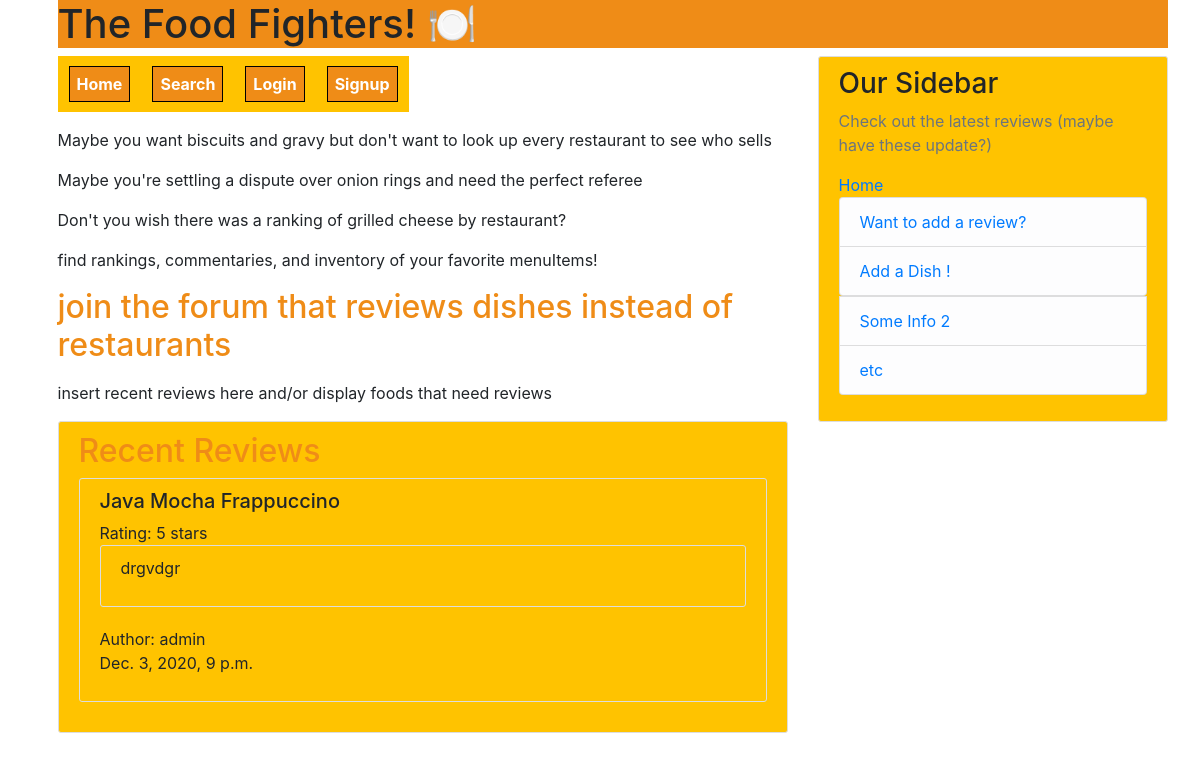
The app's page /, older data.
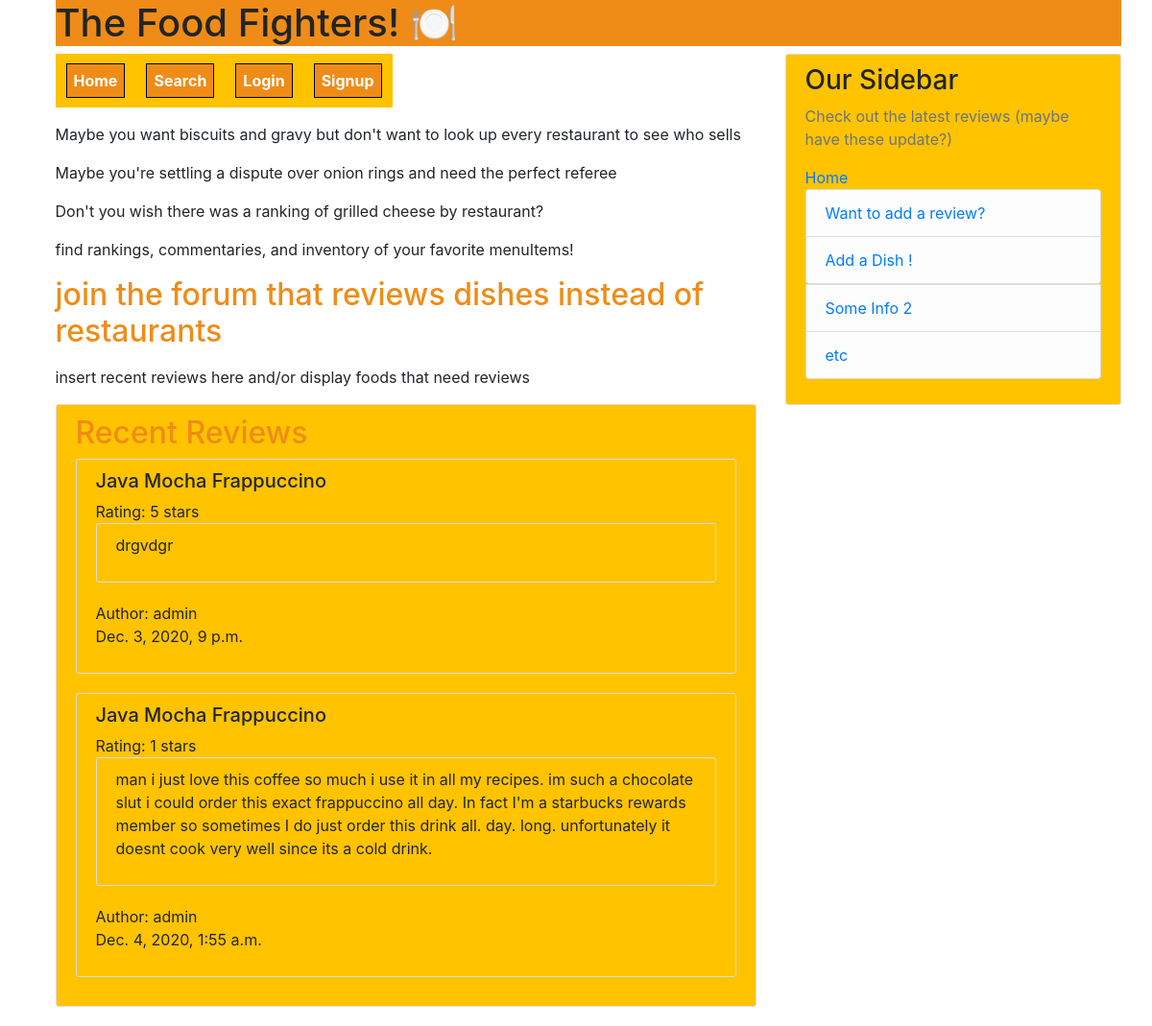
The same page, newer data.
### reviews/models.py (models this page shows, shortened)
class Review(models.Model):
    stars = [
        (1, '1 star'),
        (2, '2 stars'),
        (3, '3 stars'),
        (4, '4 stars'),
        (5, '5 stars'),
    ]
    dish = models.ForeignKey(Dish, on_delete=models.CASCADE)
    restaurant = models.ForeignKey(Restaurant, on_delete=models.CASCADE)
    review_text = models.TextField()
    rating = models.PositiveIntegerField(choices=stars)
    date_posted = models.DateTimeField(default=timezone.now)
    author = models.ForeignKey(User, on_delete=models.CASCADE)
    class Meta:
        verbose_name_plural = "reviews"
        constraints = [
            models.UniqueConstraint(fields=['author','dish','restaurant'], name='oneVote')
        ]

### dishes/models.py (models this page shows)
class Dish(models.Model):
    title = models.CharField(max_length=50, blank=False, null=False)
    resID = models.ForeignKey(Restaurant, on_delete=models.CASCADE)
    price = models.DecimalField(decimal_places=2,max_digits=10000)
    description = models.TextField(blank=False, null=False)
    numReviews = models.IntegerField(default=0)
    class Meta:
        verbose_name_plural = "dishes"
        constraints = [
            models.UniqueConstraint(fields=['title','resID'], name='menuItem')
        ]
    def __str__(self):
        return self.title

### theDopestDishProject/urls.py (the view)
# urls.py: path('', home_view, name='home'),     #display recent reviews, short blurb, login/signup options, to link to home.html we add name='home'
def home_view(request,*args,**kwargs):
    print(request.user.is_authenticated)
    reviewList = Review.objects.all()
    context = {
    'reviewList':reviewList
    }
    return render(request,"home.html", context)

### templates/home.html (shortened to what this page needs)
{% extends 'base.html' %}
{% block content %}
<head>
</head>
<p>Maybe you want biscuits and gravy but don't want to look up every restaurant to see who sells</p>
 <p>Maybe you're settling a dispute over onion rings and need the perfect referee</p>
 <p>Don't you wish there was a ranking of grilled cheese by restaurant?</p>
 <p>find rankings, commentaries, and inventory of your favorite menuItems!</p>
 <h2>join the forum that reviews dishes instead of restaurants</h2>
 <p>insert recent reviews here and/or display foods that need reviews</p>
 <div class="content-section">
   <h2>Recent Reviews</h2>
   {% for post in reviewList %}
   <div class="content-section">
  <h5>{{post.dish}} </h5>
   <p1>Rating: {{post.rating}} stars</p1>
   <div class="content-section">
     <p>{{post.review_text}}</p>
     </div>
     <p1>Author: {{post.author}} </p1>
     <p>{{post.date_posted}} </p>
     </div>
       {% endfor %}
 </div>
{% endblock %}

### templates/base.html (shortened to what this page needs)
<!doctype html>
<html lang="en">
  <head>
    <link rel="stylesheet" href="https://stackpath.bootstrapcdn.com/bootstrap/4.3.1/css/bootstrap.min.css">
  </head>
  <body>
    <main role="main" class="container">
        <h1 class="header-section">The Food Fighters! 🍽️</h1>
        <div class="row">
            <div class="col-md-8">
                {% include 'navbar.html' %}
                {% block content %}{% endblock %}
            </div>
            <div class="col-md-4">
                <div class="content-section">
                    <h3>Our Sidebar</h3>
                    <p class='text-muted'>Check out the latest reviews (maybe have these update?)
                    <ul class="list-group">  <th><a href="{% url 'home' %}">Home</a></th>
                      <div>
                        {% if user.is_authenticated %}
                        <li class="list-group-item list-group-item-light"><a href="{% url 'review-create' %}">Want to add a review?</a></li>
                        <li class="list-group-item list-group-item-light"><a href="{% url 'dish-create' %}">Add a Dish !</a></li>
                        {% else %}
                        <li class="list-group-item list-group-item-light"><a href="{% url 'signup' %}">Want to add a review?</a></li>
                        <li class="list-group-item list-group-item-light"><a href="{% url 'signup' %}">Add a Dish !</a></li>
                        {% endif %}
                      </div>
                        <li class="list-group-item list-group-item-light"><a href="{% url 'home' %}">Some Info 2</a></li>
                        <li class="list-group-item list-group-item-light"><a href="{% url 'home' %}">etc</a></li>
                    </ul>
                    </p>
                </div>
            </div>
        </div>
    </main>
  </body>
</html>

### templates/navbar.html (shortened to what this page needs)
<head>
</head>
<nav>
  <table>
      <tr>
    <th><a href="{% url 'home' %}">Home</a></th>
    <th><a href="{% url 'search' %}">Search</a></th>
        <div>
          {% if user.is_authenticated %}
          <th><a href="{% url 'profile' %}">Profile</a></th>
          <th><a href="{% url 'logout' %}">Logout</a></th>
          {% else %}
          <th><a href="{% url 'login' %}">Login</a></th>
          <th><a href="{% url 'signup' %}">Signup</a></th>
          {% endif %}
        </div>
    </tr>
    </table>
</nav>

### templates/base.html (style rules this page uses)
body { padding-left: 25px; }
h2 { color: #EF8C17; }
.content-section { background: #FFC300; padding: 10px 20px; border: 1px solid #dddddd; border-radius: 3px; margin-bottom: 20px; }
.header-section { background: #EF8C17; }

### templates/navbar.html (style rules this page uses)
table { background-color: #FFC300; border-collapse: separate; border-spacing: 0 15px; }
th a { background-color: #EF8C17; color: white; width: 100px; text-align: center; border: 1px solid black; padding: 7px; margin: 10px; }

Row changes from the older to the newer data that the page shows:
added Review: dish "Java Mocha Frappuccino", rating "1", review_text "man i just love this coffee so much i use it in all my recipes. im such a chocolate slut i could order this exact frappuccino all day. In fact I'm a starbucks rewards member so sometimes I do just order this drink all. day. long. unfortunately it doesnt cook very well since its a cold drink.", author "admin", date_posted "Dec. 4, 2020, 1:55 a.m."
